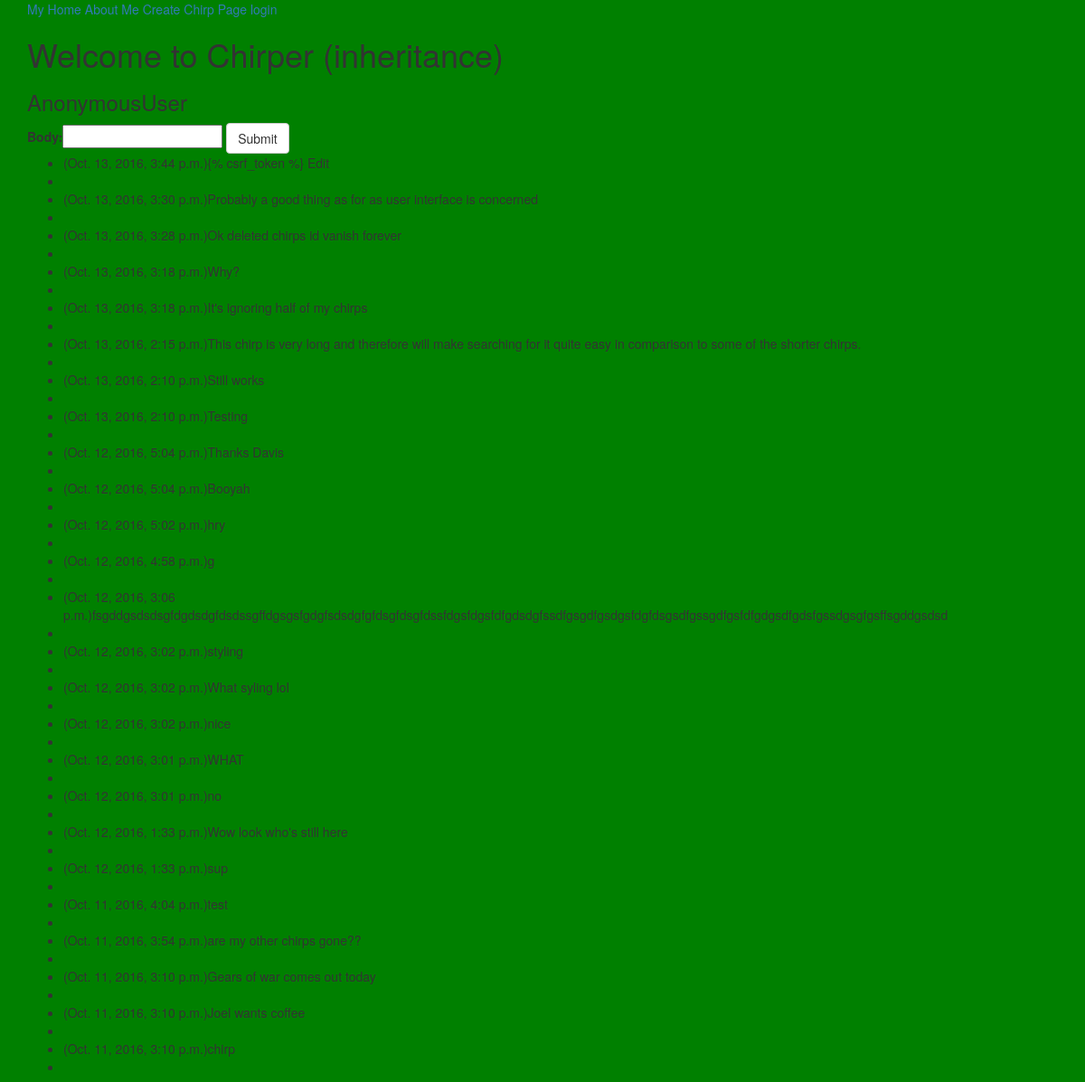
The page / on the database its author committed.
### app/models.py (models this page shows)
class Chirp(models.Model):
    body = models.CharField(max_length=140)
    created = models.DateTimeField(auto_now_add=True)
    class Meta:
        ordering = ("-created",)

### app/views.py (the view)
# urls.py: url(r'^$', index_view, name="index_view"),
def index_view(request):
    print(request.POST)
    if request.POST:
        instance = ChirpForm(request.POST)
        if instance.is_valid():
            instance.save()
    context = {
        "form": ChirpForm(),
        "all_chirps": Chirp.objects.all().order_by("-created")
    }
    return render(request, 'index.html', context)

### app/forms.py
class ChirpForm(forms.ModelForm):
    class Meta:
        fields = ("body", )
        model = Chirp

### templates/index.html (shortened to what this page needs)
{% extends 'base.html' %}
{%  block content %}
<h1>Welcome to Chirper (inheritance)</h1>
<h3>{{ request.user }}</h3>
<form class="" action="" method="post">
  {{ form }}
  <button class="btn btn-default" type="submit">Submit</button>
</form>
<ul>
{% for chirp in all_chirps %}
  <li>({{ chirp.created }}){{ chirp.body }}<li/>
{% endfor %}
</ul>
{% endblock %}

### templates/base.html (style rules this page uses)
body { background-color: green; }

### rows shown on the page
Chirp: created "Oct. 13, 2016, 3:44 p.m.", body "{% csrf_token %} Edit"
Chirp: created "Oct. 13, 2016, 3:30 p.m.", body "Probably a good thing as for as user interface is concerned"
Chirp: created "Oct. 13, 2016, 3:28 p.m.", body "Ok deleted chirps id vanish forever"
Chirp: created "Oct. 13, 2016, 3:18 p.m.", body "Why?"
Chirp: created "Oct. 13, 2016, 3:18 p.m.", body "It's ignoring half of my chirps"
Chirp: created "Oct. 13, 2016, 2:15 p.m.", body "This chirp is very long and therefore will make searching for it quite easy in comparison to some of the shorter chirps."
Chirp: created "Oct. 13, 2016, 2:10 p.m.", body "Still works"
Chirp: created "Oct. 13, 2016, 2:10 p.m.", body "Testing"
Chirp: created "Oct. 12, 2016, 5:04 p.m.", body "Thanks Davis"
Chirp: created "Oct. 12, 2016, 5:04 p.m.", body "Booyah"
Chirp: created "Oct. 12, 2016, 5:02 p.m.", body "hry"
Chirp: created "Oct. 12, 2016, 4:58 p.m.", body "g"
Chirp: created "Oct. 12, 2016, 3:06 p.m.", body "fsgddgsdsdsgfdgdsdgfdsdssgffdgsgsfgdgfsdsdgfgfdsgfdsgfdssfdgsfdgsfdfgdsdgfssdfgsgdfgsdgsfdgfdsgsdfgssgdfgsfdfgdgsdfgdsfgssdgsgfgsffsgddgsdsd"
Chirp: created "Oct. 12, 2016, 3:02 p.m.", body "styling"
Chirp: created "Oct. 12, 2016, 3:02 p.m.", body "What syling lol"
Chirp: created "Oct. 12, 2016, 3:02 p.m.", body "nice"
Chirp: created "Oct. 12, 2016, 3:01 p.m.", body "WHAT"
Chirp: created "Oct. 12, 2016, 3:01 p.m.", body "no"
Chirp: created "Oct. 12, 2016, 1:33 p.m.", body "Wow look who's still here"
Chirp: created "Oct. 12, 2016, 1:33 p.m.", body "sup"
Chirp: created "Oct. 11, 2016, 4:04 p.m.", body "test"
Chirp: created "Oct. 11, 2016, 3:54 p.m.", body "are my other chirps gone??"
Chirp: created "Oct. 11, 2016, 3:10 p.m.", body "Gears of war comes out today"
Chirp: created "Oct. 11, 2016, 3:10 p.m.", body "Joel wants coffee"
Chirp: created "Oct. 11, 2016, 3:10 p.m.", body "chirp"

### other values the page prints
{{ request.user }} "AnonymousUser"
